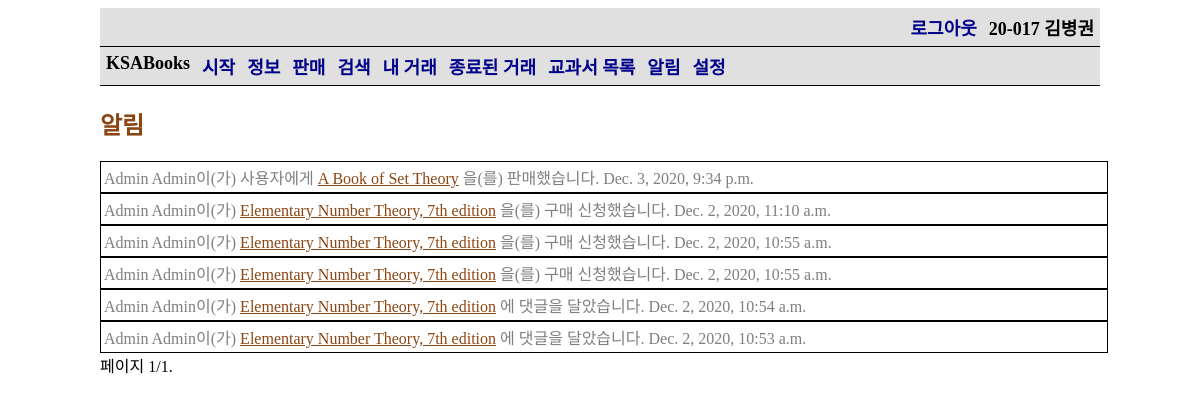
/notification/ (signed in), run on the app's committed database.
### ksa_books_app/models.py (models this page shows, shortened)
class StudentUser(AbstractBaseUser, PermissionsMixin):
    objects = StudentUserManager()
    student_id = models.CharField(max_length=10, verbose_name='학번', help_text='00-000', unique=True)
    name = models.CharField(max_length=100, verbose_name='이름')
    email = models.EmailField()
    is_active = models.BooleanField(default=True)
    is_admin = models.BooleanField(default=False)
    is_superuser = models.BooleanField(default=False)
    is_staff = models.BooleanField(default=False)
    date_joined = models.DateTimeField(auto_now_add=True)
    notifications = models.ManyToManyField(Notification, blank=True)
    unread_notification = models.PositiveIntegerField(default=0)
    notify_books = models.ManyToManyField(Book, verbose_name='원하는 책', blank=True)
    notify_comment = models.BooleanField(default=True, verbose_name='자신에게 댓글을 썼을 때')
    notify_new_offer = models.BooleanField(default=True, verbose_name='원하는 책이 올라왔을 때')
    notify_sold_to_user = models.BooleanField(default=True, verbose_name='자신에게 책을 판매했을 때')
    notify_sold_to_other = models.BooleanField(default=True, verbose_name='구매 신청한 책이 다른 사람에게 판매되었을 때')
    notify_new_want = models.BooleanField(default=True, verbose_name='자신의 책을 누군가 구매 신청했을 때')
    USERNAME_FIELD = 'student_id'
    REQUIRED_FIELDS = ['name']
    def __str__(self):
        return ' '.join([self.student_id, self.name])
    def is_international(self):
        return self.student_id[3] == '2'

class Book(models.Model):
    title = models.CharField(max_length=100, verbose_name='제목')
    author = models.CharField(max_length=100, verbose_name='저자')
    courses = models.ManyToManyField(Course, verbose_name='과목')
    subject = models.ForeignKey(Subject, verbose_name='교과', on_delete=models.SET_NULL, null=True)
    publisher = models.CharField(max_length=100, verbose_name='출판사')
    isbn = models.CharField(max_length=13, verbose_name='ISBN',
                            help_text='13 Character <a href="https://www.isbn-international.org/content/what-isbn">ISBN number</a>')
    list_price = models.PositiveIntegerField(verbose_name='정가', null=True, blank=True)
    group_price = models.PositiveIntegerField(verbose_name='공동구매 가격', null=True, blank=True)
    using = models.BooleanField(verbose_name='사용 여부')
    class Meta:
        permissions = (
            ('load_data', 'Can load data'),
        )
        ordering = ['subject']
    def display_courses(self):
        return ', '.join([str(c) for c in self.courses.all()])
    display_courses.short_description = '수업'

class Notification(models.Model):
    type = models.CharField(choices=NOTIFICATIONS, max_length=ceil(log(len(NOTIFICATIONS)+1, 10)), null=True)
    date_time = models.DateTimeField(auto_now_add=True, null=True)
    data_offer1 = models.ForeignKey(Offer, on_delete=models.SET_NULL, null=True, blank=True)
    data_user1 = models.ForeignKey(settings.AUTH_USER_MODEL, on_delete=models.SET_NULL, null=True, blank=True,
                                   related_name='data_user1')
    def html_form(self):
        html = []
        TEXT, LINK = 'text', 'link'
        if self.type == COMMENT:
            html.append((TEXT, f'{self.data_user1}이(가) '))
            html.append((LINK, self.data_offer1.book.title, self.data_offer1.get_absolute_url()))
            html.append((TEXT, '에 댓글을 달았습니다.'))
        elif self.type == NEW_OFFER:
            html.append((TEXT, f'{self.data_user1}이(가) '))
            html.append((LINK, self.data_offer1.book.title, self.data_offer1.get_absolute_url()))
            html.append((TEXT, '을(를) 판매하고 있습니다.'))
        elif self.type == SOLD_TO_USER:
            html.append((TEXT, f'{self.data_user1}이(가) 사용자에게 '))
            html.append((LINK, self.data_offer1.book.title, self.data_offer1.get_absolute_url()))
            html.append((TEXT, '을(를) 판매했습니다.'))
        elif self.type == SOLD_TO_OTHER:
            html.append((TEXT, f'{self.data_user1}이(가) 다른 사람에게 '))
            html.append((LINK, self.data_offer1.book.title, self.data_offer1.get_absolute_url()))
            html.append((TEXT, '을(를) 판매했습니다.'))
        elif self.type == NEW_WANT:
            html.append((TEXT, f'{self.data_user1}이(가) '))
            html.append((LINK, self.data_offer1.book.title, self.data_offer1.get_absolute_url()))
            html.append((TEXT, '을(를) 구매 신청했습니다.'))
        elif self.type == BUYER_CANCEL:
            html.append((TEXT, f'{self.data_user1}이(가) '))
            html.append((LINK, self.data_offer1.book.title, self.data_offer1.get_absolute_url()))
            html.append((TEXT, ' 구매를 취소했습니다.'))
        elif self.type == SELLER_CANCEL:
            html.append((TEXT, f'{self.data_user1}이(가) '))
            html.append((LINK, self.data_offer1.book.title, self.data_offer1.get_absolute_url()))
            html.append((TEXT, ' 판매를 취소했습니다.'))
        html.append(self.date_time)
        return html

### ksa_books_app/views.py (the view)
# urls.py: path('notification/', views.notification, name='notification'),
@login_required
def notification(request):
    qs = request.user.notifications.order_by('-date_time')
    paginator = Paginator(qs, 10)
    page = request.GET.get('page')
    page_obj = paginator.get_page(page)
    object_qs = page_obj.object_list
    html_list = [a.html_form() for a in object_qs]
    new_notification = request.user.unread_notification
    request.user.unread_notification = 0
    request.user.save()
    context = {
        'page_obj': page_obj,
        'html_list': html_list,
        'object_qs': object_qs,
        'new_notification': new_notification,
        'is_paginated': True,
    }
    return render(request, 'notifications.html', context=context)

### ksa_books_app/models.py (called while the page is built)
    def get_absolute_url(self):
        return reverse('check-offer', args=[str(self.id)])

### ksa_books_app/templates/notifications.html (shortened to what this page needs)
{% extends 'base_generic.html' %}
{% block content %}
    <h2>알림</h2>
    {% if html_list %}
        {% for html in html_list %}
            {% if forloop.counter0 < new_notification %}
                <div class="new">
                    {% for phrase in html %}
                        {% if forloop.last %}
                            <span> {{ phrase }}</span>
                        {% else %}
                            {% if phrase.0 == 'text' %}
                                <span>{{ phrase.1 }}</span>
                            {% elif phrase.0 == 'link' %}
                                <a href="{{ phrase.2 }}" target="_blank">{{ phrase.1 }}</a>
                            {% endif %}
                        {% endif %}
                    {% endfor %}
                </div>
            {% else %}
                <div class="old">
                    {% for phrase in html %}
                        {% if forloop.last %}
                            <span> {{ phrase }}</span>
                        {% else %}
                            {% if phrase.0 == 'text' %}
                                <span>{{ phrase.1 }}</span>
                            {% elif phrase.0 == 'link' %}
                                <a href="{{ phrase.2 }}" target="_blank">{{ phrase.1 }}</a>
                            {% endif %}
                        {% endif %}
                    {% endfor %}
                </div>
            {% endif %}
            <br>
        {% endfor %}
    {% else %}
        <p>알림이 없습니다.</p>
    {% endif %}
{% endblock %}

### ksa_books_app/templates/base_generic.html (shortened to what this page needs)
{% load tags %}
<!DOCTYPE html>
<html lang="ko">
<head>
</head>
<body>
    <div class="container">
        <div class="navigation">
            <div class="user">
                {% if user.is_authenticated %}
                    <a href="{% url 'logout' %}">로그아웃</a>
                    <span>{{ user }}</span>
                {% else %}
                    <a href="{% url 'login' %}">로그인</a>
                {% endif %}
            </div>
        </div>
        <div class="navigation">
            <span>KSABooks</span>
            <a href="{% url 'home' %}">시작</a>
            <a href="{% url 'about' %}">정보</a>
            <a href="{% url 'sell' %}">판매</a>
            <a href="{% url 'search' %}">검색</a>
            <a href="{% url 'my-offers' %}">내 거래</a>
            <a href="{% url 'past-transaction' %}">종료된 거래</a>
            <a href="{% url 'book-list' %}">교과서 목록</a>
            {% if user.unread_notification == 0 or not user.is_authenticated %}
                <a href="{% url 'notification' %}">알림</a>
            {% else %}
                <a href="{% url 'notification' %}">알림({{ user.unread_notification }})</a>
            {% endif %}
            <a href="{% url 'setting' %}">설정</a>
        </div>
        <div class="content">
            {% block content %}{% endblock %}
        </div>
        {% block pagination %}
            {% if is_paginated %}
                <div>
                    <span>
                        <span>
                            페이지 {{ page_obj.number }}/{{ page_obj.paginator.num_pages }}.
                        </span>
                    </span>
                </div>
            {% endif %}
        {% endblock %}
    </div>
</body>
</html>

### ksa_books_app/templates/base_generic.html (style rules this page uses)
.container { max-width: 1000px; margin: auto; }
.navigation { overflow: hidden; background-color: #e0e0e0; border-bottom: 1px solid black; }
.navigation a, .navigation span { float: left; display: block; text-align: center; padding: 6px; text-decoration: none; font-weight: bold; font-size: large; }
.navigation a { color: darkblue; }
.navigation span { color: black; }
.user { float: right; }
h2 { color: saddlebrown; }
.content a[href] { color: saddlebrown; text-decoration: none; }
.content a[href][target] { text-decoration: underline; }

### ksa_books_app/templates/notifications.html (style rules this page uses)
.old, .new { display: inline-block; border: 1px solid black; width: 1000px; padding: 3px; }
.old span { color: rgba(0, 0, 0, 0.5); }

### data on the page
StudentUser: student+name "20-017 김병권"
Book: title "A Book of Set Theory"
Notification: html "Dec. 3, 2020, 9:34 p.m."
Book: title "Elementary Number Theory, 7th edition" "Elementary Number Theory, 7th edition" "Elementary Number Theory, 7th edition" "Elementary Number Theory, 7th edition" "Elementary Number Theory, 7th edition"
Notification: html "Dec. 2, 2020, 11:10 a.m."
Notification: html "Dec. 2, 2020, 10:55 a.m."
Notification: html "Dec. 2, 2020, 10:55 a.m."
Notification: html "Dec. 2, 2020, 10:54 a.m."
Notification: html "Dec. 2, 2020, 10:53 a.m."

### other printed values
{{ phrase.1 }} "Admin Admin이(가) 사용자에게" "을(를) 판매했습니다." "Admin Admin이(가)" "을(를) 구매 신청했습니다." "Admin Admin이(가)" "을(를) 구매 신청했습니다." "Admin Admin이(가)" "을(를) 구매 신청했습니다." "Admin Admin이(가)" "에 댓글을 달았습니다." "Admin Admin이(가)" "에 댓글을 달았습니다."
{{ page_obj.number }} "1"
{{ page_obj.paginator.num_pages }} "1"
